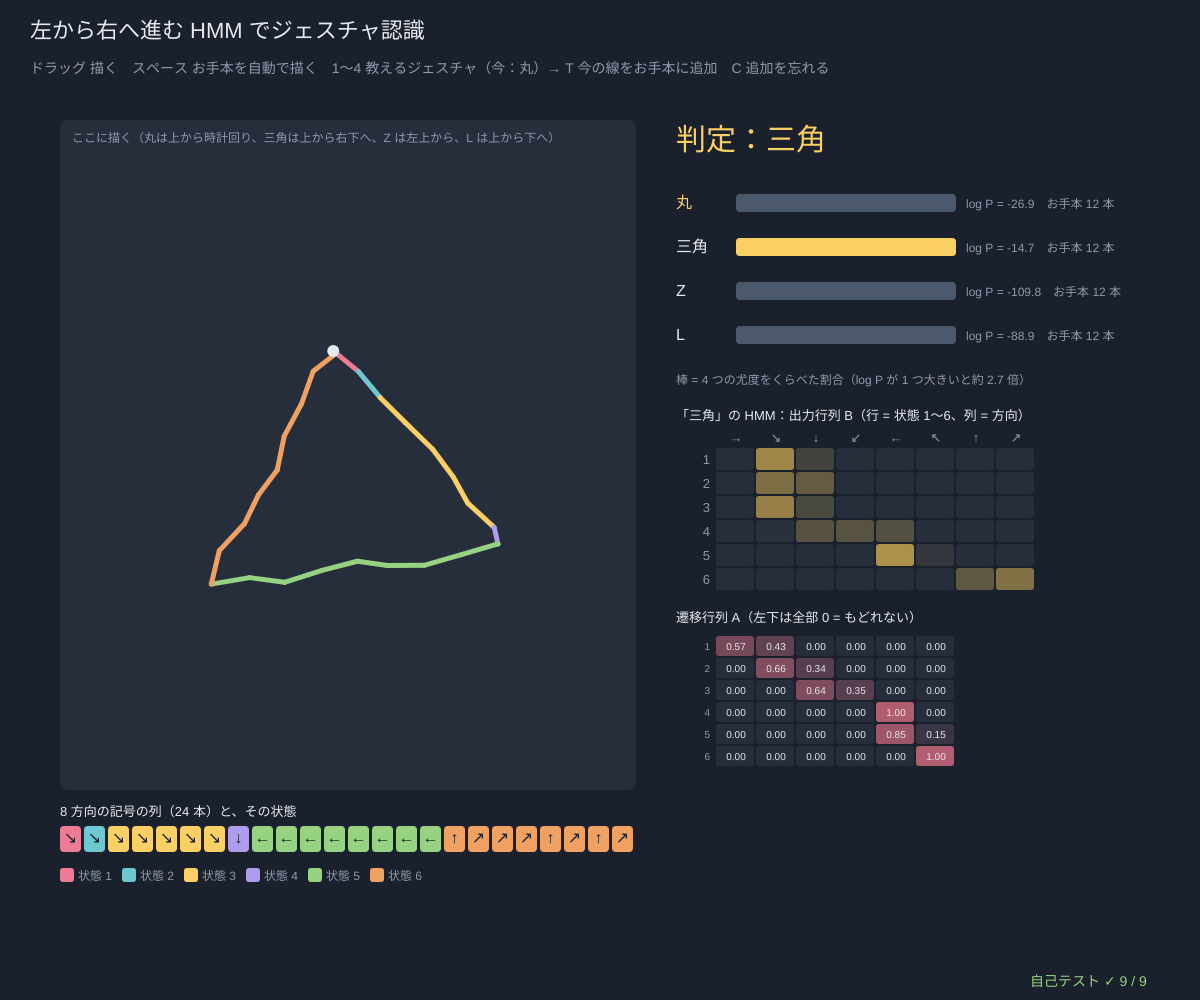
Frame 1 (no input)
Frame 60 (no input): identical to frame 1, image omitted
Frame 120 (the mouse pressed at the canvas centre since frame 60): identical to frame 1, image omitted

The p5.js sketch that drew this single still picture (run headless with seeded random() and noise() and a simulated clock; from frame 60 on, the mouse is pressed at the canvas centre):

// p5.js sketch
// ── sketch.js
// ============================================
// 09 左から右へ進む HMM でジェスチャ認識 ─ マウスで描いた線を 24 本の短い矢印に分け、それぞれを 8 方向の記号（→ ↘ ↓ ↙ ← ↖ ↑ ↗）にする。
// ジェスチャごと（丸・三角・Z・L）に 1 つずつ HMM を用意する。状態は 6 個で、「とどまる・次へ・1 つ飛ばす」しかできない（左から右へ。バキス型）。
// 描いた記号の列を 4 つの HMM に入れて尤度 P(x | モデル) をくらべ、いちばん大きいジェスチャと判定する。
// 音声認識で「単語ごとに HMM を作り、いちばん尤度の高い単語を答える」のと同じ考え方（状態 = 単語の中の音の順番）
// ドラッグ 描く / スペース お手本を自動で描く / 1〜4 教えるジェスチャを選ぶ → T 今の線をそのお手本に追加して学習 / C 追加したお手本を忘れる
// ※ 描きはじめの位置と向きも大事：丸は上から時計回り、三角は上から右下へ、Z は左上から、L は上から下へ
// ============================================

const G_NAMES = ['丸', '三角', 'Z', 'L'];
const N_SEG = 24;                        // ★ 線を何本の矢印に分けるか
const N_ST = 6;                          // ★ 1 つのジェスチャの状態の数
const N_TRAIN = 12;                      // ★ はじめに自動で作るお手本の数（ジェスチャごと）
const WOBBLE = 0.02;                    // ★ 自動で作るお手本の「手のふるえ」の大きさ
const EPS_EM = 0.05;                     // ★ 出力の数に足す小さな数（1 度も出なかった方向でも確率 0 にしない）
const DIR_ARROWS = ['→', '↘', '↓', '↙', '←', '↖', '↑', '↗'];
let gModels = [], trainSets = [], userAdded = [0, 0, 0, 0], drawing = [], lastStroke = null, lastSyms = null, verdict = null, teachSel = 0, isDown = false;

function setup() {
  createCanvas(windowWidth, windowHeight);
  selfTest();
  seedRng(79); resetTraining(); demoStroke();
}
function windowResized() { resizeCanvas(windowWidth, windowHeight); }
function resetTraining() { trainSets = G_NAMES.map((_, c) => { let a = []; for (let k = 0; k < N_TRAIN; k++) a.push(strokeToSyms(synthStroke(c, WOBBLE))); return a; }); userAdded = [0, 0, 0, 0]; gModels = trainSets.map((s) => trainClass(s, 15).m); }
function templatePts(c) {                // お手本の形（0〜1 の座標、y は下向き）
  if (c === 0) { let p = []; for (let k = 0; k <= 32; k++) { let a = -Math.PI / 2 + (k / 32) * 2 * Math.PI; p.push([0.5 + 0.5 * Math.cos(a), 0.5 + 0.5 * Math.sin(a)]); } return p; }
  if (c === 1) return [[0.5, 0], [1, 1], [0, 1], [0.5, 0]];
  if (c === 2) return [[0, 0], [1, 0], [0, 1], [1, 1]];
  return [[0, 0], [0, 1], [0.8, 1]];
}
// ★ お手本に「人が描いたようなゆれ」を足す：大きさ・かたむき・点のふるえ
function synthStroke(c, wobble) {
  let base = resample(templatePts(c), 60), sx = 0.8 + 0.4 * rnd(), sy = 0.8 + 0.4 * rnd(), rot = (rnd() - 0.5) * 0.35, cs = Math.cos(rot), sn = Math.sin(rot);
  return base.map(([x, y]) => { let u = (x - 0.5) * sx, v = (y - 0.5) * sy; return [u * cs - v * sn + wobble * randn(), u * sn + v * cs + wobble * randn()]; });
}
// ★ 線を「長さが等しい n 本」に分け直す（速く描いた所も遅く描いた所も同じあつかいに）。短すぎる線は null
function resample(pts, n) {
  if (!pts || pts.length < 2) return null;
  let acc = [0]; for (let i = 1; i < pts.length; i++) acc.push(acc[i - 1] + Math.hypot(pts[i][0] - pts[i - 1][0], pts[i][1] - pts[i - 1][1]));
  let total = acc[acc.length - 1]; if (!(total > 1e-9)) return null;
  let out = [], k = 0;
  for (let s = 0; s <= n; s++) {
    let target = (s / n) * total; while (k < pts.length - 2 && acc[k + 1] < target) k++;
    let seg = acc[k + 1] - acc[k], f = seg > 0 ? clampv((target - acc[k]) / seg, 0, 1) : 0;
    out.push([pts[k][0] + (pts[k + 1][0] - pts[k][0]) * f, pts[k][1] + (pts[k + 1][1] - pts[k][1]) * f]);
  }
  return out;
}
function dirSymbols(pts) {               // ★ となりの点への向きを 8 方向の番号に（0 = 右、2 = 下、4 = 左、6 = 上）
  let out = []; for (let i = 1; i < pts.length; i++) { let a = Math.atan2(pts[i][1] - pts[i - 1][1], pts[i][0] - pts[i - 1][0]); out.push(((Math.round(a / (Math.PI / 4)) % 8) + 8) % 8); }
  return out;
}
function strokeToSyms(pts) { let r = resample(pts, N_SEG); return r ? dirSymbols(r) : null; }
// ★ 左から右への HMM の出発点：遷移は「とどまる 0.6・次へ 0.3・1 つ飛ばす 0.1」だけ。0 のところは EM をしても 0 のまま
function bakisStart(n, k) {
  let m = { p0: new Array(n).fill(0), tr: [], em: [] }; m.p0[0] = 1;
  for (let i = 0; i < n; i++) { let row = new Array(n).fill(0); row[i] = 0.6; if (i + 1 < n) row[i + 1] = 0.3; if (i + 2 < n) row[i + 2] = 0.1; m.tr.push(normRow(row)); m.em.push(normRow(new Array(k).fill(0).map(() => 1 + 0.2 * rnd()))); }
  return m;
}
function trainClass(seqs, iters, eps) { let m = bakisStart(N_ST, 8), lls = []; for (let it = 0; it < iters; it++) { let r = baumWelchStep(m, seqs, eps === undefined ? EPS_EM : eps); lls.push(r.logLik); m = r.m; } return { m, lls }; }
// ★ 判定：4 つのモデルの対数尤度をくらべる。どのモデルでも出せない列なら −1
function classify(models, syms) {
  if (!syms || !syms.length) return { best: -1, scores: models.map(() => -Infinity) };
  let scores = models.map((m) => hmmLogLik(m, syms)), best = argMax(scores);
  return { best: scores[best] > -Infinity ? best : -1, scores };
}
function judge() { lastSyms = strokeToSyms(lastStroke); verdict = classify(gModels, lastSyms); }
function demoStroke() {                  // お手本を 1 本、描く場所に合わせて作る
  let c = rndInt(0, 3), sz = Math.min(260, height * 0.32), cx = 60 + drawW() / 2, cy = 120 + drawH() / 2;
  lastStroke = synthStroke(c, WOBBLE).map(([x, y]) => [cx + x * sz, cy + y * sz]); drawing = []; judge();
}
function drawW() { return Math.max(360, width * 0.48); }
function drawH() { return Math.max(300, height - 330); }

function draw() {
  background(...BG);
  hudTitle('左から右へ進む HMM でジェスチャ認識', 'ドラッグ 描く　スペース お手本を自動で描く　1〜4 教えるジェスチャ（今：' + G_NAMES[teachSel] + '）→ T 今の線をお手本に追加　C 追加を忘れる');
  let ax = 60, ay = 120, aw = drawW(), ah = drawH();
  panelBox(ax, ay, aw, ah); note('ここに描く（丸は上から時計回り、三角は上から右下へ、Z は左上から、L は上から下へ）', ax + 12, ay + 22, DIMC, 12);
  // 描いた線：色 = いちばん尤度が高いモデルのビタビの状態（左から右へ進む）
  let vp = verdict && verdict.best >= 0 ? viterbiLog(gModels[verdict.best], emTable(gModels[verdict.best], lastSyms)).vitPath : null, rs = lastStroke ? resample(lastStroke, N_SEG) : null;
  if (rs) for (let i = 1; i < rs.length; i++) { stroke(...(vp ? ST_COLS[vp[i - 1] % ST_COLS.length] : DIMC)); strokeWeight(5); line(rs[i - 1][0], rs[i - 1][1], rs[i][0], rs[i][1]); }
  if (rs) { noStroke(); fill(...INK); circle(rs[0][0], rs[0][1], 12); }
  if (drawing.length > 1) { stroke(...INK); strokeWeight(3); polyline(drawing); }
  // 記号の列
  let sy = ay + ah + 26; note('8 方向の記号の列（24 本）と、その状態', ax, sy, INK, 13);
  if (lastSyms) for (let i = 0; i < lastSyms.length; i++) { let x = ax + i * Math.min(30, aw / 24); noStroke(); fill(...(vp ? ST_COLS[vp[i] % ST_COLS.length] : LINEC)); rect(x, sy + 10, Math.min(30, aw / 24) - 3, 26, 4); fill(...BG); textSize(16); textAlign(CENTER, CENTER); text(DIR_ARROWS[lastSyms[i]], x + Math.min(30, aw / 24) / 2 - 1.5, sy + 23); }
  else note('（線が短すぎて記号にできない）', ax, sy + 30, ROSE, 13);
  for (let s = 0; s < N_ST; s++) { noStroke(); fill(...ST_COLS[s]); rect(ax + s * 62, sy + 52, 14, 14, 3); note('状態 ' + (s + 1), ax + s * 62 + 18, sy + 64, DIMC, 12); }
  // ---- 右：判定
  let rx = ax + aw + 40, post = verdict ? softmaxOf(verdict.scores) : [0, 0, 0, 0];
  note(verdict && verdict.best >= 0 ? '判定：' + G_NAMES[verdict.best] : '判定できない', rx, 150, verdict && verdict.best >= 0 ? LAN : ROSE, 30);
  for (let c = 0; c < 4; c++) {
    let y = 190 + c * 44; note(G_NAMES[c], rx, y + 18, c === teachSel ? LAN : INK, 16);
    noStroke(); fill(...LINEC); rect(rx + 60, y + 4, 220, 18, 4); fill(...(verdict && c === verdict.best ? LAN : DIMC)); rect(rx + 60, y + 4, 220 * post[c], 18, 4);
    note('log P = ' + (verdict ? fmtN(verdict.scores[c], 1) : '—') + '　お手本 ' + trainSets[c].length + ' 本' + (userAdded[c] ? '（+' + userAdded[c] + '）' : ''), rx + 290, y + 18, DIMC, 12);
  }
  note('棒 = 4 つの尤度をくらべた割合（log P が 1 つ大きいと約 2.7 倍）', rx, 384, DIMC, 12);
  // 判定されたモデルの中身
  let show = verdict && verdict.best >= 0 ? verdict.best : teachSel, m = gModels[show], cw = Math.min(40, (width - rx - 80) / 8);
  note('「' + G_NAMES[show] + '」の HMM：出力行列 B（行 = 状態 1〜6、列 = 方向）', rx, 420, INK, 13);
  drawMatrix(m.em, rx + 40, 448, cw, 24, ['1', '2', '3', '4', '5', '6'], DIR_ARROWS, { col: LAN, numbers: false });
  note('遷移行列 A（左下は全部 0 = もどれない）', rx, 448 + 6 * 24 + 30, INK, 13);
  drawMatrix(m.tr, rx + 40, 448 + 6 * 24 + 44, cw, 22, ['1', '2', '3', '4', '5', '6'], null, { col: ROSE, ts: 10 });
  drawSelfTest();
}
function softmaxOf(sc) { let m = Math.max(...sc); if (m === -Infinity) return sc.map(() => 0); return normRow(sc.map((v) => Math.exp(v - m))); }

function mousePressed() { let ax = 60, ay = 120; isDown = mouseX >= ax && mouseX <= ax + drawW() && mouseY >= ay && mouseY <= ay + drawH(); drawing = isDown ? [[mouseX, mouseY]] : []; }
function mouseDragged() { if (isDown && drawing.length < 2000) drawing.push([mouseX, mouseY]); }
function mouseReleased() { if (isDown && drawing.length >= 2) { lastStroke = drawing.slice(); judge(); } drawing = []; isDown = false; }
function keyPressed() {
  if (key === ' ') demoStroke();
  if (key >= '1' && key <= '4' && String(key).length === 1) teachSel = Number(key) - 1;
  if ((key === 't' || key === 'T') && lastSyms) { trainSets[teachSel].push(lastSyms.slice()); userAdded[teachSel]++; if (trainSets[teachSel].length > 60) trainSets[teachSel].splice(N_TRAIN, 1); gModels[teachSel] = trainClass(trainSets[teachSel], 15).m; judge(); }
  if (key === 'c' || key === 'C') { seedRng(79); resetTraining(); judge(); }
  return false;
}

// やってみよう
// 1. 丸・三角・Z・L を自分で描いて、正しく判定される？ 丸を反時計回りに描くとどうなる？ なぜ？
// 2. 線の色（状態）は、描きはじめから終わりまで順番に変わっていく。三角の「かど」と色の変わり目は合っている？
// 3. 自分だけのジェスチャ（たとえば「V」）を 5 回描いて、4 キー → T で「L」のかわりに教えよう
// 4. N_ST を 2 にすると（状態が少ない）、どのジェスチャが見分けられなくなる？

// ---- 自己テスト
function selfTest() {
  selfTestResults = [];
  seedRng(790);
  let rs = resample([[0, 0], [10, 0], [10, 10]], 8), okLen = rs.length === 9; for (let i = 1; i < rs.length; i++) if (!near(Math.hypot(rs[i][0] - rs[i - 1][0], rs[i][1] - rs[i - 1][1]), 2.5, 1e-9)) okLen = false;
  check('線を分け直す：9 個の点が等しい間かく（道のり 20 を 8 等分）', okLen && near(rs[4][0], 10, 1e-9) && near(rs[8][1], 10, 1e-9));
  check('方向の記号：右 0・下 2・左 4・上 6・右下 1', dirSymbols([[0, 0], [5, 0], [5, 5], [0, 5], [0, 0], [3, 3]]).join() === '0,2,4,6,1');
  check('短すぎる線（1 点・同じ点だけ）は記号にしない（null）、判定は −1 で止まらない', strokeToSyms([[3, 3]]) === null && strokeToSyms([[3, 3], [3, 3], [3, 3]]) === null && strokeToSyms(null) === null && classify([bakisStart(6, 8)], null).best === -1);
  let sets = G_NAMES.map((_, c) => { let a = []; for (let k = 0; k < N_TRAIN; k++) a.push(strokeToSyms(synthStroke(c, WOBBLE))); return a; }), trained = sets.map((s) => trainClass(s, 15)), models = trained.map((t) => t.m);
  let okTri = models.every((m) => m.tr.every((row, i) => row.every((v, j) => (j >= i && j <= i + 2) || v === 0)) && rowSumErr(m.tr) < 1e-9 && rowSumErr(m.em) < 1e-9 && m.p0[0] === 1);
  check('学習のあとも遷移行列は上三角（とどまる・次へ・1 つ飛ばす だけ）、行の合計 = 1、いつも状態 1 から始まる', okTri);
  let pure = trainClass(sets[1], 15, 0).lls, okMono = true; for (let i = 1; i < pure.length; i++) if (pure[i] < pure[i - 1] - 1e-9) okMono = false;
  check('バウム-ウェルチ（小さな数を足さない場合）：対数尤度は下がらない', okMono);
  let right = 0, total = 0, okLR = true;
  for (let c = 0; c < 4; c++) for (let k = 0; k < 15; k++) { let syms = strokeToSyms(synthStroke(c, WOBBLE)), v = classify(models, syms); total++; if (v.best === c) right++; let vp = viterbiLog(models[c], emTable(models[c], syms)).vitPath; for (let t = 1; t < vp.length; t++) if (vp[t] < vp[t - 1]) okLR = false; }
  check('新しく作った 60 本のジェスチャ（各 15 本）を全部正しく判定：' + right + ' / ' + total, total === 60 && right === total);
  check('ビタビの状態は左から右へしか進まない（60 本全部）', okLR);
  let z = synthStroke(2, 0.02), fwdLL = hmmLogLik(models[2], strokeToSyms(z)), revLL = hmmLogLik(models[2], strokeToSyms(z.slice().reverse()));
  check('Z を逆向きに描くと、Z のモデルの尤度は大きく下がる（順番も見ている）：' + fmtN(fwdLL, 1) + ' → ' + fmtN(revLL, 1), revLL < fwdLL - 10);
  let junk = []; for (let k = 0; k < 40; k++) junk.push([rnd() * 100, rnd() * 100]); let vj = classify(models, strokeToSyms(junk));
  check('でたらめな線でも NaN にならず、どれかに判定される（尤度はどれも低い）', noNaN(vj.scores) && vj.best >= 0 && Math.max(...vj.scores) < fwdLL - 10);
  reportSelfTest();
}

// ==================================================
// ここから下は「HMM の道具」（中身は読まなくても OK。消さないでね）
// ==================================================
// ---- 色と小さな道具（霧の夜と灯り：黄 = 見える観測、ばら色 = 隠れた状態）
const BG = [27, 33, 44];                // 背景（霧の夜の青ねずみ色）
const INK = [230, 234, 240];            // 文字（やわらかい白）
const LAN = [250, 208, 100], ROSE = [236, 124, 150], AQUA = [110, 200, 210], LILAC = [176, 156, 236], LEAF = [150, 210, 130], TANG = [240, 160, 96];
const DIMC = [142, 154, 172], PANEL = [38, 46, 60], LINEC = [76, 88, 108];
const ST_COLS = [ROSE, AQUA, LAN, LILAC, LEAF, TANG, [200, 200, 210], [130, 150, 240]];   // 状態の色
function clampv(v, a, b) { return v < a ? a : v > b ? b : v !== v ? a : v; }     // NaN なら a に戻す
function sumOf(a) { let s = 0; for (let v of a) s += v; return s; }
function argMax(a) { let b = 0; for (let i = 1; i < a.length; i++) if (a[i] > a[b]) b = i; return b; }   // 同点なら小さい番号
function fmtN(v, d) { if (typeof v !== 'number' || v !== v) return '?'; if (!isFinite(v)) return v > 0 ? '∞' : '−∞'; let s = v.toFixed(d === undefined ? 2 : d); return /^-0\.?0*$/.test(s) ? s.slice(1) : s; }
function fmtP(v) {                      // 確率の表示：小さい数は 1.2e-5 の形で
  if (typeof v !== 'number' || v !== v) return '?';
  if (v === 0) return '0'; if (Math.abs(v) >= 0.001) return v.toFixed(v >= 0.1 ? 3 : 4); return v.toExponential(1);
}
function hudTitle(t, sub) {             // 左上の見出しと操作の説明（日本語は 1 文字ずつ折り返す）
  textWrap(CHAR); noStroke(); fill(...INK); textSize(22); textAlign(LEFT, BASELINE); text(t, 30, 38);
  fill(...DIMC); textSize(14); textLeading(19); text(sub, 30, 62, width - 60);
}
function panelBox(x, y, w, h) { noStroke(); fill(...PANEL); rect(x, y, w, h, 8); }
function note(s, x, y, col, sz) { noStroke(); fill(...(col || DIMC)); textSize(sz || 13); textAlign(LEFT, BASELINE); text(s, x, y); }
// ---- 種つきの乱数（同じ種なら毎回同じ列 → 実験をくり返せる）
let rngState = 1;
function seedRng(s) { rngState = (s >>> 0) || 1; }
function rnd() {                       // 0〜1 の一様乱数（mulberry32）
  rngState = (rngState + 0x6d2b79f5) >>> 0;
  let t = rngState;
  t = Math.imul(t ^ (t >>> 15), t | 1);
  t ^= t + Math.imul(t ^ (t >>> 7), t | 61);
  return ((t ^ (t >>> 14)) >>> 0) / 4294967296;
}
function rndInt(a, b) { return a + Math.floor(rnd() * (b - a + 1)); }
function randn() { let u = 1 - rnd(), v = rnd(); return Math.sqrt(-2 * Math.log(u)) * Math.cos(2 * Math.PI * v); }   // 標準正規分布
function sampleFrom(p) { let u = rnd() * sumOf(p), c = 0; for (let i = 0; i < p.length; i++) { c += p[i]; if (u < c) return i; } return p.length - 1; }   // 確率 p[i] で i を返す
// ---- 隠れマルコフモデルの道具
// モデル m = { p0: はじめの分布 π, tr: 遷移行列 A（tr[i][j] = 状態 i の次に j）, em: 出力行列 B（em[j][k] = 状態 j が記号 k を出す） }
// どの計算も「出力の表」eb[t][j] = b_j(x_t)（時刻 t の観測を状態 j が出す確率）を受け取る → 記号でも数（正規分布）でも同じ道具が使える
function lg(p) { return p > 0 ? Math.log(p) : -Infinity; }          // log 0 は −∞（NaN にしない）
function logSumExp(a) {                // log(Σ e^a_i)：いちばん大きい値を先に引く。全部 −∞ なら −∞
  let m = -Infinity; for (let v of a) if (v > m) m = v;
  if (m === -Infinity) return -Infinity;
  let s = 0; for (let v of a) s += Math.exp(v - m);
  return m + Math.log(s);
}
function normRow(r) { let s = sumOf(r); return s > 1e-300 ? r.map((v) => v / s) : r.map(() => 1 / r.length); }   // 合計 1 に（全部 0 なら一様に）
function rowSumErr(a) { let d = 0; for (let r of a) d = Math.max(d, Math.abs(sumOf(r) - 1)); return d; }
function maxAbsDiff(a, b) { let d = 0; for (let i = 0; i < a.length; i++) d = Math.max(d, Array.isArray(a[i]) ? maxAbsDiff(a[i], b[i]) : Math.abs(a[i] - b[i])); return d; }
function vecMat(v, a) {                // 横ベクトル × 行列：1 歩先の分布
  let out = new Array(a[0].length).fill(0);
  for (let i = 0; i < v.length; i++) if (v[i] !== 0) for (let j = 0; j < out.length; j++) out[j] += v[i] * a[i][j];
  return out;
}
function emTable(m, xs) { return xs.map((x) => m.em.map((r) => r[x])); }   // 記号の列 → 出力の表
function hmmSample(m, n) {             // π, A, B からサイコロで列を作る：zs = 隠れた状態、xs = 観測
  let z = sampleFrom(m.p0), zs = [], xs = [];
  for (let t = 0; t < n; t++) { if (t > 0) z = sampleFrom(m.tr[z]); zs.push(z); xs.push(sampleFrom(m.em[z])); }
  return { zs, xs };
}
// ★ 前向き：α_t(j) = P(x_1..x_t, z_t = j) = b_j(x_t) Σ_i α_{t−1}(i) a_ij。尤度 P(x) = Σ_j α_T(j)
function fwdPlain(m, eb) {
  let n = m.p0.length, al = [];
  for (let t = 0; t < eb.length; t++) {
    let prev = t === 0 ? null : al[t - 1], row = new Array(n);
    for (let j = 0; j < n; j++) { let s = 0; if (t === 0) s = m.p0[j]; else for (let i = 0; i < n; i++) s += prev[i] * m.tr[i][j]; row[j] = s * eb[t][j]; }
    al.push(row);
  }
  return { al, lik: al.length ? sumOf(al[al.length - 1]) : 1 };
}
// ★ 後ろ向き：β_t(i) = P(x_{t+1}..x_T | z_t = i) = Σ_j a_ij b_j(x_{t+1}) β_{t+1}(j)。尤度 = Σ_i π_i b_i(x_1) β_1(i)
function bwdPlain(m, eb) {
  let n = m.p0.length, len = eb.length, be = new Array(len);
  for (let t = len - 1; t >= 0; t--) {
    be[t] = new Array(n).fill(t === len - 1 ? 1 : 0);
    if (t < len - 1) for (let i = 0; i < n; i++) for (let j = 0; j < n; j++) be[t][i] += m.tr[i][j] * eb[t + 1][j] * be[t + 1][j];
  }
  let lik = 0; if (len) for (let i = 0; i < n; i++) lik += m.p0[i] * eb[0][i] * be[0][i]; else lik = 1;
  return { be, lik };
}
// ★ スケーリングつきの前向き：毎時刻 合計 c_t で割る。ah[t] = P(z_t | x_1..x_t)（= フィルタ）、log P(x) = Σ log c_t
//   c_t = 0（ありえない観測）なら logLik = −∞ にして、その時刻は一様分布で先へ進む（NaN を作らない）
function fwdScaled(m, eb) {
  let n = m.p0.length, ah = [], cs = [], logLik = 0;
  for (let t = 0; t < eb.length; t++) {
    let pred = t === 0 ? m.p0 : vecMat(ah[t - 1], m.tr), row = pred.map((v, j) => v * eb[t][j]), c = sumOf(row);
    if (!(c > 0)) { logLik = -Infinity; row = new Array(n).fill(1 / n); c = 0; } else { row = row.map((v) => v / c); if (logLik !== -Infinity) logLik += Math.log(c); }
    ah.push(row); cs.push(c);
  }
  return { ah, cs, logLik };
}
function bwdScaled(m, eb, cs) {         // 同じ c_t で割った後ろ向き。γ_t(i) = ah[t][i] × bh[t][i]
  let n = m.p0.length, len = eb.length, bh = new Array(len);
  for (let t = len - 1; t >= 0; t--) {
    bh[t] = new Array(n).fill(t === len - 1 ? 1 : 0);
    if (t < len - 1) { let c = cs[t + 1] > 0 ? cs[t + 1] : 1; for (let i = 0; i < n; i++) { let s = 0; for (let j = 0; j < n; j++) s += m.tr[i][j] * eb[t + 1][j] * bh[t + 1][j]; bh[t][i] = s / c; } }
  }
  return bh;
}
function fwdLog(m, eb) {                // 対数のまま：log α_t(j) = log b_j(x_t) + logSumExp_i(log α_{t−1}(i) + log a_ij)
  let n = m.p0.length, la = [], lt = m.tr.map((r) => r.map(lg)), buf = new Array(n);
  for (let t = 0; t < eb.length; t++) {
    let row = new Array(n);
    for (let j = 0; j < n; j++) { let s; if (t === 0) s = lg(m.p0[j]); else { for (let i = 0; i < n; i++) buf[i] = la[t - 1][i] + lt[i][j]; s = logSumExp(buf); } row[j] = s + lg(eb[t][j]); }
    la.push(row);
  }
  return { la, logLik: la.length ? logSumExp(la[la.length - 1]) : 0 };
}
// ★ 平滑化：γ_t(i) = P(z_t = i | 全部の観測)。filt = フィルタ P(z_t | x_1..x_t)
function smoothAll(m, eb) {
  let f = fwdScaled(m, eb), bh = bwdScaled(m, eb, f.cs);
  let gam = f.ah.map((a, t) => normRow(a.map((v, i) => v * bh[t][i])));
  return { filt: f.ah, gam, bh, cs: f.cs, logLik: f.logLik };
}
function xiAt(m, eb, sm, t) {           // ξ_t(i, j) = P(z_t = i, z_{t+1} = j | 全部の観測)
  let n = m.p0.length, c = sm.cs[t + 1] > 0 ? sm.cs[t + 1] : 1, out = [];
  for (let i = 0; i < n; i++) { out.push(new Array(n)); for (let j = 0; j < n; j++) out[i][j] = (sm.filt[t][i] * m.tr[i][j] * eb[t + 1][j] * sm.bh[t + 1][j]) / c; }
  return out;
}
// ★ ビタビ（対数）：dl[t][j] = 時刻 t に状態 j で終わるいちばん良い道の log 確率、bp[t][j] = そのとき 1 つ前にいた状態（戻り矢印）
function viterbiLog(m, eb) {
  let n = m.p0.length, len = eb.length, dl = [], bp = [], lt = m.tr.map((r) => r.map(lg));
  for (let t = 0; t < len; t++) {
    let row = new Array(n), back = new Array(n).fill(-1);
    for (let j = 0; j < n; j++) {
      let best = -Infinity, arg = -1;
      if (t === 0) best = lg(m.p0[j]); else for (let i = 0; i < n; i++) { let v = dl[t - 1][i] + lt[i][j]; if (v > best) { best = v; arg = i; } }
      row[j] = best + lg(eb[t][j]); back[j] = arg;
    }
    dl.push(row); bp.push(back);
  }
  let vitPath = new Array(len).fill(0), logP = len ? -Infinity : 0;
  if (len) { let z = argMax(dl[len - 1]); logP = dl[len - 1][z]; for (let t = len - 1; t >= 0; t--) { vitPath[t] = z; z = bp[t][z] >= 0 ? bp[t][z] : 0; } }
  return { vitPath, logP, dl, bp };
}
function pathLogProb(m, eb, zs) {       // 1 本の道 zs と観測がいっしょに起きる log 確率
  let s = 0; for (let t = 0; t < zs.length; t++) s += (t === 0 ? lg(m.p0[zs[0]]) : lg(m.tr[zs[t - 1]][zs[t]])) + lg(eb[t][zs[t]]);
  return s;
}
function postDecode(gam) { return gam.map(argMax); }                 // 事後復号：時刻ごとにいちばんありそうな状態
// ★ 総当たり：N^T 本の道を全部ためす（短い列だけ）。尤度、γ、ξ、いちばん良い道
function bruteAll(m, eb) {
  let n = m.p0.length, len = eb.length, total = Math.pow(n, len), zs = new Array(len).fill(0);
  let lik = 0, gam = eb.map(() => new Array(n).fill(0)), xi = eb.slice(1).map(() => m.p0.map(() => new Array(n).fill(0))), bestP = -1, best = null;
  for (let k = 0; k < total; k++) {
    let r = k; for (let t = len - 1; t >= 0; t--) { zs[t] = r % n; r = Math.floor(r / n); }
    let p = 1; for (let t = 0; t < len && p > 0; t++) p *= (t === 0 ? m.p0[zs[0]] : m.tr[zs[t - 1]][zs[t]]) * eb[t][zs[t]];
    if (p > bestP) { bestP = p; best = zs.slice(); }
    if (p === 0) continue;
    lik += p; for (let t = 0; t < len; t++) { gam[t][zs[t]] += p; if (t > 0) xi[t - 1][zs[t - 1]][zs[t]] += p; }
  }
  if (lik > 0) { gam = gam.map((g) => g.map((v) => v / lik)); xi = xi.map((x) => x.map((r) => r.map((v) => v / lik))); }
  return { lik, gam, xi, best, bestP, paths: total };
}
function stationaryOf(tr) {             // 定常分布 π A = π（なまけた連鎖 (π + πA)/2 をくり返す。周期があっても収束する）
  let v = new Array(tr.length).fill(1 / tr.length);
  for (let k = 0; k < 4000; k++) { let w = vecMat(v, tr), d = 0; for (let i = 0; i < v.length; i++) { let u = (v[i] + w[i]) / 2; d = Math.max(d, Math.abs(u - v[i])); v[i] = u; } if (d < 1e-15) break; }
  return normRow(v);
}
function hmmLogLik(m, xs) { return fwdScaled(m, emTable(m, xs)).logLik; }   // 記号の列の対数尤度 log P(x)
function predictK(belief, tr, k) { let v = belief.slice(); for (let s = 0; s < k; s++) v = vecMat(v, tr); return v; }   // k 歩先の予測：A を k 回掛ける
// ---- バウム-ウェルチ（EM）の道具
function randomRow(k, sharp) { let r = []; for (let i = 0; i < k; i++) r.push(Math.pow(0.05 + rnd(), sharp || 1)); return normRow(r); }
function randomHmm(n, k) { let m = { p0: randomRow(n), tr: [], em: [] }; for (let i = 0; i < n; i++) { m.tr.push(randomRow(n)); m.em.push(randomRow(k)); } return m; }
function copyHmm(m) { return { p0: m.p0.slice(), tr: m.tr.map((r) => r.slice()), em: m.em.map((r) => r.slice()) }; }
// ★ 1 回の EM：E ステップで γ（状態 i にいた期待回数）と ξ（i → j と動いた期待回数）を足し合わせ、M ステップで割り算する
//   seqs = 観測列のリスト。eps = 出力の数に足す小さな数（0 でもよい）。戻り値の logLik は「更新する前」のモデルの対数尤度
function baumWelchStep(m, seqs, eps) {
  let n = m.p0.length, k = m.em[0].length, logLik = 0;
  let g0 = new Array(n).fill(0), trNum = m.tr.map(() => new Array(n).fill(0)), emNum = m.em.map(() => new Array(k).fill(eps || 0));
  for (let xs of seqs) {
    if (!xs.length) continue;
    let eb = emTable(m, xs), sm = smoothAll(m, eb); logLik += sm.logLik;
    if (sm.logLik === -Infinity) continue;                    // このモデルでは出せない列は数えない
    for (let i = 0; i < n; i++) g0[i] += sm.gam[0][i];
    for (let t = 0; t < xs.length; t++) for (let i = 0; i < n; i++) emNum[i][xs[t]] += sm.gam[t][i];
    for (let t = 0; t + 1 < xs.length; t++) {
      let c = sm.cs[t + 1];
      for (let i = 0; i < n; i++) { let a = sm.filt[t][i]; if (a === 0) continue; for (let j = 0; j < n; j++) trNum[i][j] += (a * m.tr[i][j] * eb[t + 1][j] * sm.bh[t + 1][j]) / c; }
    }
  }
  let next = { p0: sumOf(g0) > 0 ? normRow(g0) : m.p0.slice(), tr: trNum.map((r, i) => (sumOf(r) > 1e-12 ? normRow(r) : m.tr[i].slice())), em: emNum.map((r, i) => (sumOf(r) > 1e-12 ? normRow(r) : m.em[i].slice())) };
  return { m: next, logLik };
}
function permsOf(n) {                   // 0..n−1 の並べかえを全部（n ≤ 6）
  let out = [], cur = [], used = new Array(n).fill(false);
  (function rec() { if (cur.length === n) { out.push(cur.slice()); return; } for (let i = 0; i < n; i++) if (!used[i]) { used[i] = true; cur.push(i); rec(); cur.pop(); used[i] = false; } })();
  return out;
}
// ★ ラベルの入れかえ：学んだ状態の番号は本物とそろっているとは限らない。cost(本物 i, 学習 p[i]) の合計が最小になる並べかえ p を探す
function bestPerm(n, cost) { let best = null, bc = Infinity; for (let p of permsOf(n)) { let c = 0; for (let i = 0; i < n; i++) c += cost(i, p[i]); if (c < bc) { bc = c; best = p; } } return best; }
function permuteHmm(m, p) { return { p0: p.map((i) => m.p0[i]), tr: p.map((i) => p.map((j) => m.tr[i][j])), em: p.map((i) => m.em[i].slice()) }; }
function rowDist(a, b) { let s = 0; for (let i = 0; i < a.length; i++) s += Math.abs(a[i] - b[i]); return s; }
// ---- グラフの道具：g = { x, y, w, h, x0, x1, y0, y1 }
function gX(g, v) { return g.x + clampv((v - g.x0) / (g.x1 - g.x0), -0.02, 1.02) * g.w; }
function gY(g, v) { return g.y + g.h - clampv((v - g.y0) / (g.y1 - g.y0), -0.02, 1.02) * g.h; }
function plotAxes(g, xl, yl, xt, yt) {
  stroke(...LINEC); strokeWeight(1); noFill(); rect(g.x, g.y, g.w, g.h);
  noStroke(); fill(...DIMC); textSize(12); textAlign(CENTER, TOP);
  for (let v of xt) text(+v.toPrecision(4), gX(g, v), g.y + g.h + 4);
  textAlign(RIGHT, CENTER);
  for (let v of yt) text(+v.toPrecision(4), g.x - 5, gY(g, v));
  textAlign(LEFT, BASELINE); fill(...INK); textSize(13);
  text(xl, g.x + g.w - textWidth(xl), g.y + g.h + 32); text(yl, g.x, g.y - 8);
}
function polyline(pts) {               // 点が 2 つ以上あるときだけ折れ線を描く（空の beginShape を作らない）
  if (pts.length < 2) return;
  noFill(); beginShape(); for (let p of pts) vertex(p[0], p[1]); endShape();
}
function drawCurve(g, arr, col, sw, xOff, from, to) {   // arr[i] を x = i (+ xOff) に。長いときは間引いて 600 点まで
  let a = from || 0, b = to === undefined ? arr.length : to, n = b - a, stride = Math.max(1, Math.ceil(n / 600)), pts = [];
  for (let i = a; i < b; i += stride) if (isFinite(arr[i])) pts.push([gX(g, i + (xOff || 0)), gY(g, arr[i])]);
  stroke(...col); strokeWeight(sw || 2); polyline(pts);
}
function legend(x, y, items) {         // items = [[色, 名前], …]
  textSize(13); textAlign(LEFT, CENTER);
  for (let [c, s] of items) { noStroke(); fill(...c); rect(x, y - 5, 16, 10, 2); fill(...INK); text(s, x + 22, y); y += 20; }
}
function drawMatrix(a, x, y, cw, ch, rowNames, colNames, opts) {   // 行列を色つきの表で（明るい = 大きい）
  opts = opts || {}; let d = opts.digits === undefined ? 2 : opts.digits, col = opts.col || AQUA;
  textAlign(CENTER, CENTER); textSize(opts.ts || 13);
  for (let i = 0; i < a.length; i++) for (let j = 0; j < a[i].length; j++) {
    let v = a[i][j], t = clampv(Math.abs(v) / (opts.hi || 1), 0, 1); noStroke();
    fill(PANEL[0] + t * (col[0] * 0.75 - PANEL[0]), PANEL[1] + t * (col[1] * 0.75 - PANEL[1]), PANEL[2] + t * (col[2] * 0.75 - PANEL[2])); rect(x + j * cw, y + i * ch, cw - 2, ch - 2, 3);
    if (opts.numbers !== false) { fill(...INK); text(fmtN(v, d), x + j * cw + cw / 2, y + i * ch + ch / 2); }
  }
  fill(...DIMC);
  if (rowNames) for (let i = 0; i < a.length; i++) { textAlign(RIGHT, CENTER); text(rowNames[i], x - 6, y + i * ch + ch / 2); }
  if (colNames) for (let j = 0; j < a[0].length; j++) { textAlign(CENTER, BOTTOM); text(colNames[j], x + j * cw + cw / 2, y - 3); }
}
function drawBand(arr, x, y, w, h, colOf) {   // 状態の列を色の帯で（同じ色が続くところは 1 つの四角にまとめる）
  let n = arr.length, s = 0; noStroke();
  for (let t = 1; t <= n; t++) if (t === n || arr[t] !== arr[s]) { let c = colOf(arr[s]); if (c) { fill(...c); rect(x + (s / n) * w, y, ((t - s) / n) * w + 0.6, h); } s = t; }
}
function arrowLine(x1, y1, x2, y2, hs) { // 矢印
  let L = Math.hypot(x2 - x1, y2 - y1) || 1, ux = (x2 - x1) / L, uy = (y2 - y1) / L; hs = hs || 7;
  line(x1, y1, x2 - ux * hs * 0.6, y2 - uy * hs * 0.6);
  push(); noStroke(); triangle(x2, y2, x2 - ux * hs - uy * hs * 0.5, y2 - uy * hs + ux * hs * 0.5, x2 - ux * hs + uy * hs * 0.5, y2 - uy * hs - ux * hs * 0.5); pop();
}
// ---- 自己テストの道具
let selfTestResults = [];
function check(name, cond) { selfTestResults.push({ name, ok: !!cond }); }
function near(a, b, tol) { return typeof a === 'number' && isFinite(a) && Math.abs(a - b) <= (tol === undefined ? 1e-9 : tol); }
function noNaN(v) { return Array.isArray(v) || ArrayBuffer.isView(v) ? Array.from(v).every(noNaN) : !(typeof v === 'number' && v !== v); }
function reportSelfTest() { for (let r of selfTestResults) (r.ok ? console.log : console.error)((r.ok ? '✓ ' : '✗ ') + r.name); }
function selfTestLine() { let n = selfTestResults.filter((r) => r.ok).length; return '自己テスト ' + (n === selfTestResults.length ? '✓ ' : '✗ ') + n + ' / ' + selfTestResults.length; }
function drawSelfTest(x, y) { noStroke(); fill(...(selfTestResults.every((r) => r.ok) ? LEAF : [255, 90, 90])); textSize(14); textAlign(LEFT, BASELINE); text(selfTestLine(), x === undefined ? width - 170 : x, y === undefined ? height - 14 : y); }
